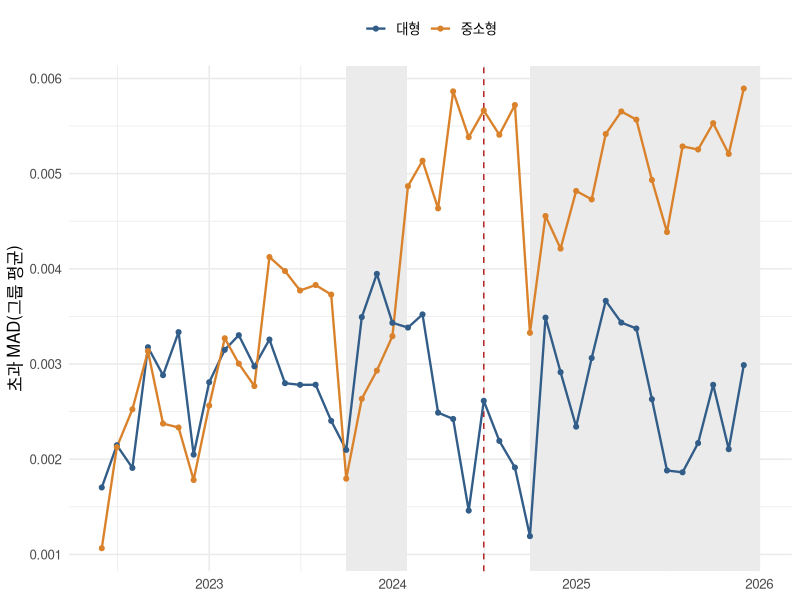

This chart was generated by the following R code:
## ---- chunk 1
#| label: setup
library(ggplot2)
set.seed(20240719)
theme_set(theme_minimal(base_size = 12))
col_main <- "#325d88"; col_alt <- "#d9822b"
## ---- chunk 2
#| label: signed-rank
d8 <- c(0.8, 0.3, 1.2, 0.5, 0.9, 0.2, 0.4, 1.1)    # 8개 종목이 모두 같은 방향으로 변한 경우
c(정확 = wilcox.test(d8, exact = TRUE)$p.value,
  정규근사 = wilcox.test(d8, exact = FALSE, correct = TRUE)$p.value)
## ---- chunk 3
#| label: ranksum-ar
rs_size <- function(phi, R = 2000) {
  mean(replicate(R, {
    x <- if (phi == 0) rnorm(42) else as.numeric(arima.sim(list(ar = phi), 42))
    wilcox.test(x[1:25], x[26:42], exact = FALSE)$p.value < 0.05
  }))
}
knitr::kable(data.frame(`AR 계수` = c(0, 0.3, 0.6), `5% 검정의 실제 기각률` = sapply(c(0, 0.3, 0.6), rs_size),
                        check.names = FALSE), digits = 3)
## ---- chunk 4
#| label: holm
p_raw <- c(0.441, 0.183, 0.0004, 0.162, 0.003, 0.0002, 0.0009, 0.104)
knitr::kable(data.frame(사건 = paste0("사건 ", 1:8), 원래 = p_raw,
                        Holm = p.adjust(p_raw, "holm"), 본페로니 = p.adjust(p_raw, "bonferroni")),
             digits = 4)
## ---- chunk 5
#| label: ex-data
months <- seq(as.Date("2022-06-01"), as.Date("2025-12-01"), by = "month")
law    <- as.Date("2024-07-01")                               # 시행월(비교에서 제외)
coins  <- data.frame(coin  = sprintf("C%02d", 1:34),
                     group = rep(c("대형", "중소형"), c(8, 26)))
level  <- ifelse(coins$group == "대형", rnorm(34, 0.003, 0.001), rnorm(34, 0.006, 0.0015))
fee_free <- (months >= as.Date("2023-10-01") & months < as.Date("2024-02-01")) |
            months >= as.Date("2024-10-01")
tm     <- seq_along(months)
common <- rnorm(length(months), 0, 0.0005)                    # 시장 공통 충격

panel_all <- do.call(rbind, lapply(1:34, function(i) {
  small <- coins$group[i] == "중소형"
  e <- as.numeric(arima.sim(list(ar = 0.5), length(months))) * 0.0012
  y <- level[i] + common + small * (0.00015 * (tm - 25) - 0.002 * fee_free) + e
  data.frame(coin = coins$coin[i], group = coins$group[i], month = months, y = y)
}))
panel <- subset(panel_all, month != law)
## ---- chunk 6
#| label: fig-ex-panel
#| fig-cap: "모의 패널의 그룹별 월평균 초과 MAD. 음영은 거래수수료 무료 기간, 빨간 점선은 법 시행월이다. 자료에는 법 시행의 효과가 들어 있지 않다."
#| fig-width: 8
#| fig-height: 3.6
gm <- aggregate(y ~ group + month, panel_all, mean)
fee_box <- data.frame(start = as.Date(c("2023-10-01", "2024-10-01")),
                      end   = as.Date(c("2024-01-31", "2025-12-31")))
ggplot(gm, aes(month, y, colour = group)) +
  geom_rect(data = fee_box, aes(xmin = start, xmax = end, ymin = -Inf, ymax = Inf),
            inherit.aes = FALSE, fill = "grey92") +
  geom_vline(xintercept = law, colour = "firebrick", linetype = "dashed") +
  geom_line(linewidth = 0.8) + geom_point(size = 1.4) +
  scale_colour_manual(values = c(대형 = col_main, 중소형 = col_alt), name = NULL) +
  labs(x = NULL, y = "초과 MAD(그룹 평균)") + theme(legend.position = "top")
## ---- chunk 7
#| label: ex-signed-rank
pre  <- aggregate(y ~ coin + group, subset(panel, month < law), mean)
post <- aggregate(y ~ coin,          subset(panel, month > law), mean)
chg  <- merge(setNames(pre, c("coin", "group", "pre")), setNames(post, c("coin", "post")))
chg$d <- chg$post - chg$pre

fmt_p <- function(p) ifelse(p < 0.001, "<0.001", sprintf("%.3f", p))

signed_rank <- function(d) {
  n <- length(d); r <- rank(abs(d))
  c(종목수 = n, 증가 = sum(d > 0), 감소 = sum(d < 0),
    `W+` = sum(r[d > 0]), `E[W+]` = n * (n + 1) / 4,
    p값 = wilcox.test(d, exact = FALSE, correct = TRUE)$p.value)
}
sr <- rbind(대형 = signed_rank(chg$d[chg$group == "대형"]),
            중소형 = signed_rank(chg$d[chg$group == "중소형"]))
sr_tab <- data.frame(sr[, 1:5], p값 = fmt_p(sr[, "p값"]), check.names = FALSE)
knitr::kable(sr_tab, digits = 1)
## ---- chunk 8
#| label: ex-rank-sum
rs <- wilcox.test(d ~ group, data = chg, exact = FALSE)
n1 <- sum(chg$group == "대형"); n2 <- sum(chg$group == "중소형")
knitr::kable(data.frame(U = unname(rs$statistic), `U/(n1 n2)` = unname(rs$statistic) / (n1 * n2),
                        p값 = fmt_p(rs$p.value), check.names = FALSE), digits = 3)
## ---- chunk 9
#| label: ex-per-coin
pc <- sapply(split(panel, panel$coin), function(z)
  wilcox.test(z$y[z$month < law], z$y[z$month > law], exact = FALSE)$p.value)
knitr::kable(table(그룹 = coins$group[match(names(pc), coins$coin)],
                   `p < 0.05` = ifelse(pc < 0.05, "유의", "유의하지 않음")))
## ---- chunk 10
#| label: ex-events
events <- data.frame(
  번호 = 1:8,
  사건 = c("FTX 파산 신청", "법 공포", "수수료 무료 시작", "수수료 유료 전환",
           "법 시행", "수수료 무료 재개", "자전거래 방지 시스템", "비상계엄 선포"),
  일자 = as.Date(c("2022-11-11", "2023-07-18", "2023-10-04", "2024-02-05",
                   "2024-07-19", "2024-10-01", "2024-11-25", "2024-12-03")))

event_test <- function(date) {
  em     <- as.Date(format(date, "%Y-%m-01"))
  before <- seq(em, by = "-1 month", length.out = 4)[-1]     # 사건월 제외 직전 3개월
  after  <- seq(em, by = "1 month",  length.out = 4)[-1]     # 사건월 제외 직후 3개월
  b <- aggregate(y ~ coin + group, subset(panel_all, month %in% before), mean)
  a <- aggregate(y ~ coin,          subset(panel_all, month %in% after),  mean)
  m <- merge(b, a, by = "coin"); m$d <- m$y.y - m$y.x
  c(대형 = wilcox.test(m$d[m$group == "대형"], exact = FALSE)$p.value,
    중소형 = wilcox.test(m$d[m$group == "중소형"], exact = FALSE)$p.value,
    그룹차이 = wilcox.test(d ~ group, m, exact = FALSE)$p.value)
}
ev <- t(sapply(events$일자, event_test))
ev_holm <- apply(ev, 2, p.adjust, method = "holm")
out <- data.frame(events[, 1:2], ev, ev_holm, check.names = FALSE)
names(out)[3:8] <- c("대형 p", "중소형 p", "그룹차이 p", "대형 Holm", "중소형 Holm", "그룹차이 Holm")
knitr::kable(out, digits = 4, row.names = FALSE)
## ---- chunk 11
#| label: ex-events-summary
#| echo: false
sig_small <- events$사건[ev_holm[, "중소형"] < 0.05]
sig_diff  <- events$사건[ev_holm[, "그룹차이"] < 0.05]
law_p     <- ev_holm[events$사건 == "법 시행", ]
